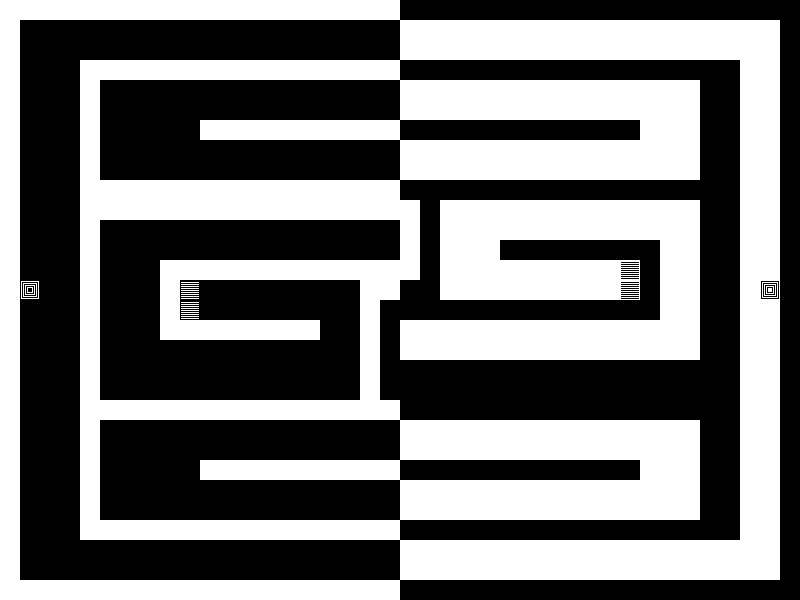

A 2D game scene composited from a Tiled map and its tileset images. What follows is a short description and the map's XML, with each tile layer's data collapsed to a summary:
An orthogonal 40x30 tile map with 20x20 px tiles, 1 tile layer (a), 2 hidden layers not drawn, 3 tilesets.

<map version="1.0" orientation="orthogonal" width="40" height="30" tilewidth="20" tileheight="20">
 <tileset firstgid="1" source="mirrorsTiles.tsx" />
 <tileset firstgid="4" source="mirrorsSpawn.tsx" />
 <tileset firstgid="7" source="mirrorExit.tsx" />
 <layer name="a" width="40" height="30">
  <data>[1200 cells, 1200 non-empty, 6 distinct tile ids]</data>
 </layer>
 <layer name="b" width="40" height="30" visible="0">
  <data>[1200 cells, 1200 non-empty, 2 distinct tile ids]</data>
 </layer>
 <layer name="c" width="40" height="30" visible="0">
  <data>[1200 cells, 1200 non-empty, 1 distinct tile ids]</data>
 </layer>
</map>
